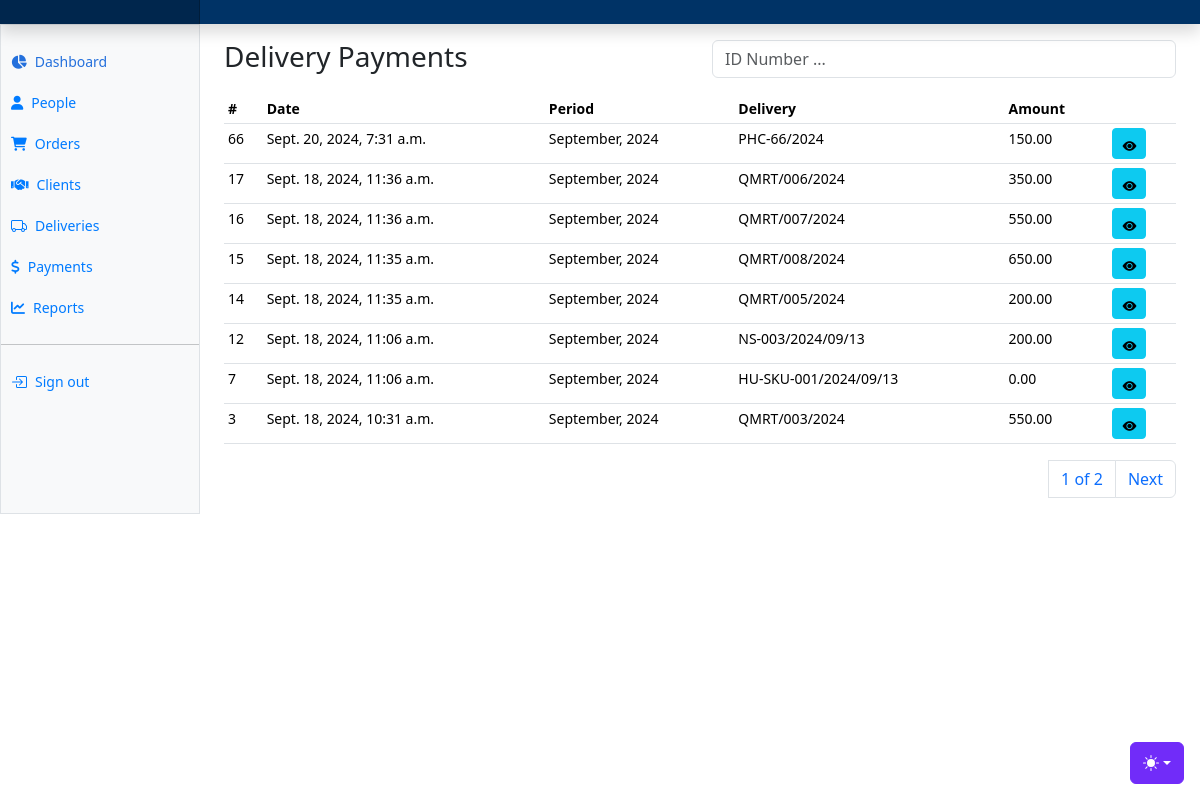
/payments/earning/2/payments/ (signed in), run on the app's committed database.
### apps/payments/models.py (models this page shows, shortened)
class RiderPayment(AbstractBaseModel):
    earning = models.ForeignKey(RiderEarning, on_delete=models.CASCADE)
    tenant = models.ForeignKey("tenants.Tenant", on_delete=models.CASCADE)
    rider = models.ForeignKey("riders.Rider", on_delete=models.CASCADE)
    delivery = models.ForeignKey("deliveries.Delivery", on_delete=models.CASCADE)
    amount = models.DecimalField(max_digits=100, decimal_places=2, default=0)
    redeemed = models.BooleanField(default=False)

class RiderEarning(AbstractBaseModel):
    tenant = models.ForeignKey("tenants.Tenant", on_delete=models.CASCADE)
    rider = models.ForeignKey("riders.Rider", on_delete=models.CASCADE)
    month = models.CharField(max_length=255)
    year = models.IntegerField()
    total_amount = models.DecimalField(max_digits=100, decimal_places=2, default=0)
    amount_paid = models.DecimalField(max_digits=100, decimal_places=2, default=0)
    balance = models.DecimalField(max_digits=100, decimal_places=2, default=0)
    redeemed = models.BooleanField(default=False)
    def __str__(self):
        return f"{self.month}, {self.year}"

### apps/deliveries/models.py (models this page shows)
class Delivery(AbstractBaseModel):
    tenant = models.ForeignKey("tenants.Tenant", on_delete=models.CASCADE)
    rider = models.ForeignKey("riders.Rider", on_delete=models.SET_NULL, null=True)
    order = models.ForeignKey("clients.Order", on_delete=models.CASCADE, null=True)
    delivery_cost = models.DecimalField(max_digits=100, decimal_places=2, default=0)
    delivery_status = models.CharField(max_length=255, choices=DELIVERY_STATUS)
    delivery_type = models.CharField(max_length=255, choices=DELIVERY_TYPES, default="Single Order")
    active = models.BooleanField(default=True)
    def __str__(self):
        return self.order.order_number if self.order else f"{self.id}"

### apps/clients/models.py (models this page shows, shortened)
class Order(AbstractBaseModel):
    tenant = models.ForeignKey("tenants.Tenant", on_delete=models.CASCADE)
    client = models.ForeignKey(Client, on_delete=models.CASCADE, related_name="clientorders")
    order_number = models.CharField(max_length=255)
    customer_name = models.CharField(max_length=255)
    customer_phone = models.CharField(max_length=255)
    customer_location = models.JSONField(null=True)
    customer_address = models.CharField(max_length=500)
    order_status = models.CharField(
        max_length=255, choices=ORDER_STATUSES, default="Pending Dispatch"
    )
    delivery_cost = models.DecimalField(max_digits=100, decimal_places=2, default=0)
    delivery_urgency = models.CharField(max_length=255, null=True)
    additional_details = models.JSONField(default=dict)

### apps/payments/views.py (the view)
# urls.py: path("earning/<int:id>/payments/", earning_payments, name="earning-payments"),
@login_required(login_url="/users/login")
def earning_payments(request, id):
    earning = RiderEarning.objects.get(id=id)
    rider_payments = RiderPayment.objects.filter(earning=earning).order_by("-created")
    paginator = Paginator(rider_payments, 8)
    page_number = request.GET.get("page")
    page_obj = paginator.get_page(page_number)
    context = {"page_obj": page_obj}
    return render(request, "payments/rider/rider_payments.html", context)

### templates/payments/rider/rider_payments.html (shortened to what this page needs)
{% extends "base.html" %}
{% block content %}
<div class="row">
    <div class="col">
        <h3>Delivery Payments</h3>
    </div>
    <div class="col">
      <form method="POST">
        <div class="input-group mb-3">
            <div class="col">
              <input type="text" class="form-control" name="search_text" id="search_text" placeholder="ID Number ...">
            </div>
          </div>
      </form>
    </div>
</div>
      <div class="table-responsive small">
        <table class="table table-sm">
          <thead>
            <tr>
              <th scope="col">#</th>
              <th scope="col">Date</th>
              <th scope="col">Period</th>
              <th scope="col">Delivery</th>
              <th scope="col">Amount</th>
              <th scope="col"></th>
            </tr>
          </thead>
          <tbody>
            {% for payment in page_obj %}
            <tr>
              <td>{{payment.id}}</td>
              <td>{{payment.created}}</td>
              <td>{{payment.earning}}</td>
              <td>{{payment.delivery}}</td>
              <td>{{payment.amount}}</td>
              <td>
                <a href="" class="btn btn-info btn-sm"><i class="bi bi-eye-fill"></i></a>
              </td>
            </tr>
            {% endfor %}
          </tbody>
        </table>
        <div>
          <nav aria-label="Page navigation example">
            <ul class="pagination justify-content-end">
              <a class="page-link" href="#">{{ page_obj.number }} of {{ page_obj.paginator.num_pages }}</a>
              {% if page_obj.has_next %}
              <li class="page-item"><a class="page-link" href="?page={{ page_obj.next_page_number }}">Next</a></li>
              {% endif %}
            </ul>
          </nav>
        </div>
      </div>
{% endblock content %}

### static/dashboard.css (style rules this page uses)
.bi { display: inline-block; width: 1rem; height: 1rem; }

### templates/base.html (style rules this page uses)
.bi { vertical-align: -.125em; fill: currentColor; }

### data on the page
RiderPayment: id "66", created "Sept. 20, 2024, 7:31 a.m.", earning "September, 2024", delivery "PHC-66/2024", amount "150.00"
RiderPayment: id "17", created "Sept. 18, 2024, 11:36 a.m.", earning "September, 2024", delivery "QMRT/006/2024", amount "350.00"
RiderPayment: id "16", created "Sept. 18, 2024, 11:36 a.m.", earning "September, 2024", delivery "QMRT/007/2024", amount "550.00"
RiderPayment: id "15", created "Sept. 18, 2024, 11:35 a.m.", earning "September, 2024", delivery "QMRT/008/2024", amount "650.00"
RiderPayment: id "14", created "Sept. 18, 2024, 11:35 a.m.", earning "September, 2024", delivery "QMRT/005/2024", amount "200.00"
RiderPayment: id "12", created "Sept. 18, 2024, 11:06 a.m.", earning "September, 2024", delivery "NS-003/2024/09/13", amount "200.00"
RiderPayment: id "7", created "Sept. 18, 2024, 11:06 a.m.", earning "September, 2024", delivery "HU-SKU-001/2024/09/13", amount "0.00"
RiderPayment: id "3", created "Sept. 18, 2024, 10:31 a.m.", earning "September, 2024", delivery "QMRT/003/2024", amount "550.00"

### other printed values
{{ page_obj.number }} "1"
{{ page_obj.paginator.num_pages }} "2"
